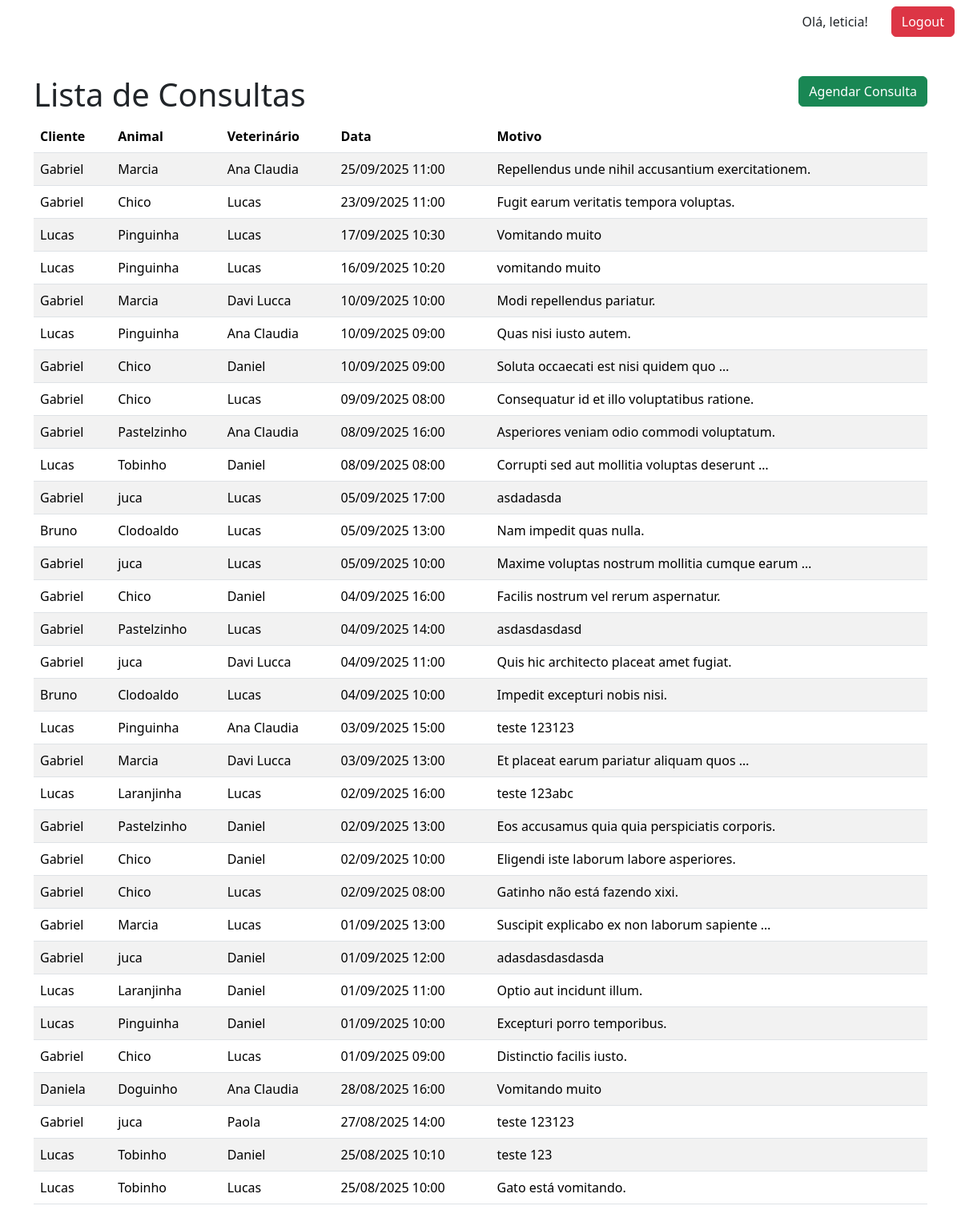
/consultas/ (signed in), run on the app's committed database.
### core/models.py (models this page shows, shortened)
class Consulta(models.Model):
    animal = models.ForeignKey(Animal, on_delete=models.CASCADE)
    veterinario = models.ForeignKey(MedicoVeterinario, on_delete=models.SET_NULL, null=True)
    data = models.DateTimeField()
    motivo = models.TextField()
    observacoes = models.TextField(blank=True)

class Animal(models.Model):
    ESPECIES = [
        ('C', 'Cachorro'),
        ('G', 'Gato'),
        ('O', 'Outros'),
    ]
    nome = models.CharField(max_length=100)
    especie = models.CharField(max_length=1, choices=ESPECIES)
    raca = models.CharField(max_length=100)
    idade = models.PositiveIntegerField(null=True, blank=True)
    peso = models.DecimalField(max_digits=5, decimal_places=2, null=True, blank=True)
    dono = models.ForeignKey(Cliente, on_delete=models.CASCADE, related_name='animais')

class Cliente(models.Model):
    nome = models.CharField(max_length=100)
    cpf = models.CharField(max_length=11, blank=True, null=True)
    telefone = models.CharField(max_length=15)
    email = models.EmailField()
    endereco = models.TextField()

class MedicoVeterinario(models.Model):
    nome = models.CharField(max_length=100)
    crmv = models.CharField(max_length=20)
    especialidade = models.CharField(max_length=100)
    contato = models.CharField(max_length=15)

### core/views.py (the view)
# urls.py: path('consultas/', views.lista_consultas, name='lista_consultas'),
@login_required(login_url='login')
def lista_consultas(request):
    consultas = Consulta.objects.all().order_by('-data')
    return render(request, 'lista_consultas.html', {'consultas': consultas})

### templates/lista_consultas.html (shortened to what this page needs)
{% extends 'base.html' %}
{% block content %}
<div class="d-flex justify-content-between align-items-center">
    <h1>Lista de Consultas</h1>
    <button class="btn btn-success mb-3" onclick="window.location.href='{% url 'agendar_consulta' %}'">Agendar Consulta</button>
</div>
<table class="table table-striped">
    <thead>
        <tr>
            <th>Cliente</th>
            <th>Animal</th>
            <th>Veterinário</th>
            <th>Data</th>
            <th>Motivo</th>
        </tr>
    </thead>
    <tbody>
        {% for consulta in consultas %}
        <tr>
            <td>{{ consulta.animal.dono.nome }}</td>
            <td>{{ consulta.animal.nome }}</td>
            <td>{{ consulta.veterinario.nome }}</td>
            <td>{{ consulta.data|date:"d/m/Y H:i" }}</td>
            <td>{{ consulta.motivo|truncatewords:6 }}</td>
        </tr>
        {% empty %}
        <tr>
            <td colspan="4">Nenhuma consulta cadastrada.</td>
        </tr>
        {% endfor %}
    </tbody>
</table>
{% endblock %}

### templates/base.html (shortened to what this page needs)
{% load static %}
<!doctype html>
<html lang="en">
<head>
    <link href="https://cdn.jsdelivr.net/npm/bootstrap@5.3.7/dist/css/bootstrap.min.css" rel="stylesheet">
</head>
<body>
	<div class="d-flex gap-3 align-content-center justify-content-end m-2">
		{% if request.user.is_authenticated %}
		<a class="btn btn-transparent">Olá, {{ request.user.username }}!</a>
		<a class="btn btn-danger" href="{% url 'logout' %}">Logout</a>
		{% endif %}
	</div>
	<div class="container my-5">
	{% block content %}
	{% endblock %}
	</div>
</body>
</html>

### data on the page
Consulta: animal.dono.nome "Gabriel", animal.nome "Marcia", veterinario.nome "Ana Claudia", data "25/09/2025 11:00", motivo "Repellendus unde nihil accusantium exercitationem."
Consulta: animal.dono.nome "Gabriel", animal.nome "Chico", veterinario.nome "Lucas", data "23/09/2025 11:00", motivo "Fugit earum veritatis tempora voluptas."
Consulta: animal.dono.nome "Lucas", animal.nome "Pinguinha", veterinario.nome "Lucas", data "17/09/2025 10:30", motivo "Vomitando muito"
Consulta: animal.dono.nome "Lucas", animal.nome "Pinguinha", veterinario.nome "Lucas", data "16/09/2025 10:20", motivo "vomitando muito"
Consulta: animal.dono.nome "Gabriel", animal.nome "Marcia", veterinario.nome "Davi Lucca", data "10/09/2025 10:00", motivo "Modi repellendus pariatur."
Consulta: animal.dono.nome "Lucas", animal.nome "Pinguinha", veterinario.nome "Ana Claudia", data "10/09/2025 09:00", motivo "Quas nisi iusto autem."
Consulta: animal.dono.nome "Gabriel", animal.nome "Chico", veterinario.nome "Daniel", data "10/09/2025 09:00", motivo "Soluta occaecati est nisi quidem quo …"
Consulta: animal.dono.nome "Gabriel", animal.nome "Chico", veterinario.nome "Lucas", data "09/09/2025 08:00", motivo "Consequatur id et illo voluptatibus ratione."
Consulta: animal.dono.nome "Gabriel", animal.nome "Pastelzinho", veterinario.nome "Ana Claudia", data "08/09/2025 16:00", motivo "Asperiores veniam odio commodi voluptatum."
Consulta: animal.dono.nome "Lucas", animal.nome "Tobinho", veterinario.nome "Daniel", data "08/09/2025 08:00", motivo "Corrupti sed aut mollitia voluptas deserunt …"
Consulta: animal.dono.nome "Gabriel", animal.nome "juca", veterinario.nome "Lucas", data "05/09/2025 17:00", motivo "asdadasda"
Consulta: animal.dono.nome "Bruno", animal.nome "Clodoaldo", veterinario.nome "Lucas", data "05/09/2025 13:00", motivo "Nam impedit quas nulla."
Consulta: animal.dono.nome "Gabriel", animal.nome "juca", veterinario.nome "Lucas", data "05/09/2025 10:00", motivo "Maxime voluptas nostrum mollitia cumque earum …"
Consulta: animal.dono.nome "Gabriel", animal.nome "Chico", veterinario.nome "Daniel", data "04/09/2025 16:00", motivo "Facilis nostrum vel rerum aspernatur."
Consulta: animal.dono.nome "Gabriel", animal.nome "Pastelzinho", veterinario.nome "Lucas", data "04/09/2025 14:00", motivo "asdasdasdasd"
Consulta: animal.dono.nome "Gabriel", animal.nome "juca", veterinario.nome "Davi Lucca", data "04/09/2025 11:00", motivo "Quis hic architecto placeat amet fugiat."
Consulta: animal.dono.nome "Bruno", animal.nome "Clodoaldo", veterinario.nome "Lucas", data "04/09/2025 10:00", motivo "Impedit excepturi nobis nisi."
Consulta: animal.dono.nome "Lucas", animal.nome "Pinguinha", veterinario.nome "Ana Claudia", data "03/09/2025 15:00", motivo "teste 123123"
Consulta: animal.dono.nome "Gabriel", animal.nome "Marcia", veterinario.nome "Davi Lucca", data "03/09/2025 13:00", motivo "Et placeat earum pariatur aliquam quos …"
Consulta: animal.dono.nome "Lucas", animal.nome "Laranjinha", veterinario.nome "Lucas", data "02/09/2025 16:00", motivo "teste 123abc"
Consulta: animal.dono.nome "Gabriel", animal.nome "Pastelzinho", veterinario.nome "Daniel", data "02/09/2025 13:00", motivo "Eos accusamus quia quia perspiciatis corporis."
Consulta: animal.dono.nome "Gabriel", animal.nome "Chico", veterinario.nome "Daniel", data "02/09/2025 10:00", motivo "Eligendi iste laborum labore asperiores."
Consulta: animal.dono.nome "Gabriel", animal.nome "Chico", veterinario.nome "Lucas", data "02/09/2025 08:00", motivo "Gatinho não está fazendo xixi."
Consulta: animal.dono.nome "Gabriel", animal.nome "Marcia", veterinario.nome "Lucas", data "01/09/2025 13:00", motivo "Suscipit explicabo ex non laborum sapiente …"
Consulta: animal.dono.nome "Gabriel", animal.nome "juca", veterinario.nome "Daniel", data "01/09/2025 12:00", motivo "adasdasdasdasda"
Consulta: animal.dono.nome "Lucas", animal.nome "Laranjinha", veterinario.nome "Daniel", data "01/09/2025 11:00", motivo "Optio aut incidunt illum."
Consulta: animal.dono.nome "Lucas", animal.nome "Pinguinha", veterinario.nome "Daniel", data "01/09/2025 10:00", motivo "Excepturi porro temporibus."
Consulta: animal.dono.nome "Gabriel", animal.nome "Chico", veterinario.nome "Lucas", data "01/09/2025 09:00", motivo "Distinctio facilis iusto."
Consulta: animal.dono.nome "Daniela", animal.nome "Doguinho", veterinario.nome "Ana Claudia", data "28/08/2025 16:00", motivo "Vomitando muito"
Consulta: animal.dono.nome "Gabriel", animal.nome "juca", veterinario.nome "Paola", data "27/08/2025 14:00", motivo "teste 123123"
Consulta: animal.dono.nome "Lucas", animal.nome "Tobinho", veterinario.nome "Daniel", data "25/08/2025 10:10", motivo "teste 123"
Consulta: animal.dono.nome "Lucas", animal.nome "Tobinho", veterinario.nome "Lucas", data "25/08/2025 10:00", motivo "Gato está vomitando."

### other printed values
{{ request.user.username }} "leticia"
